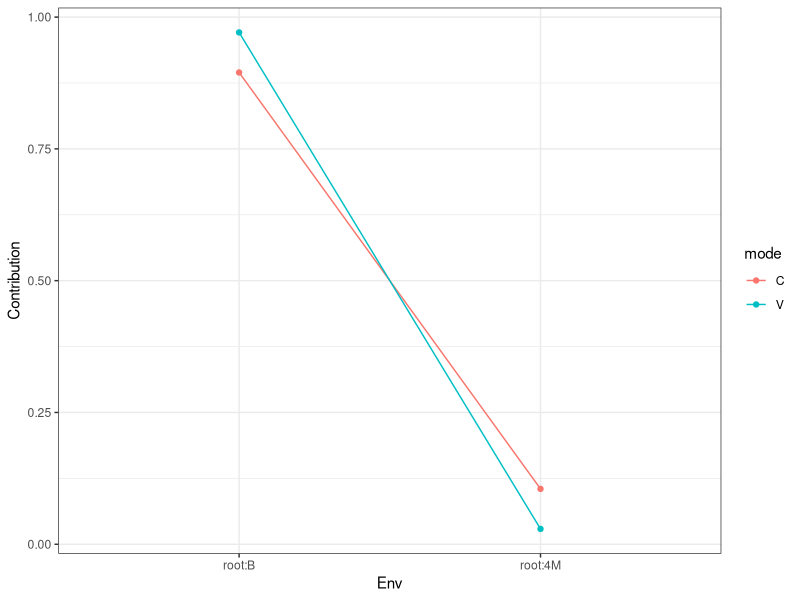
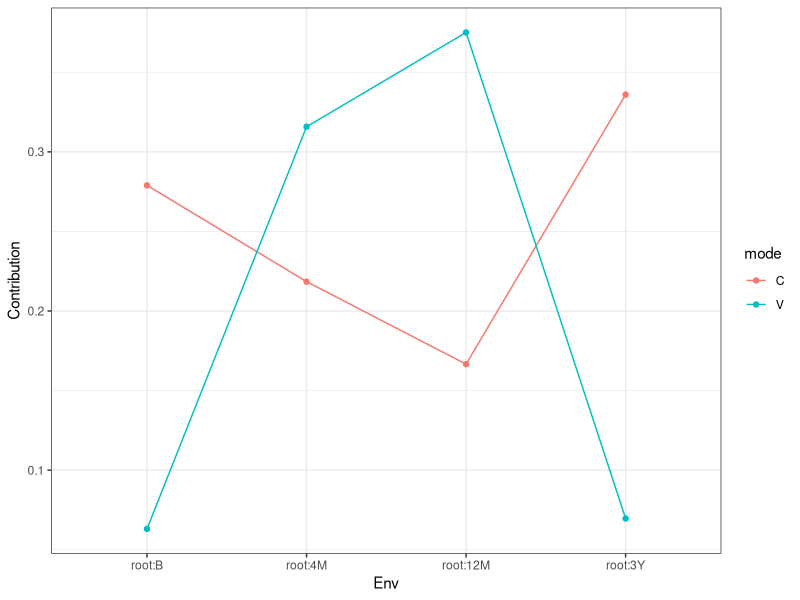
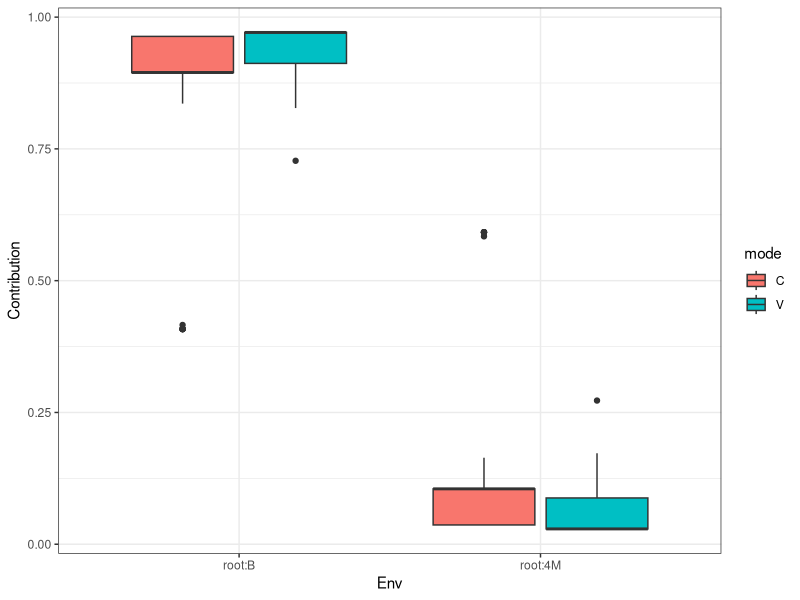
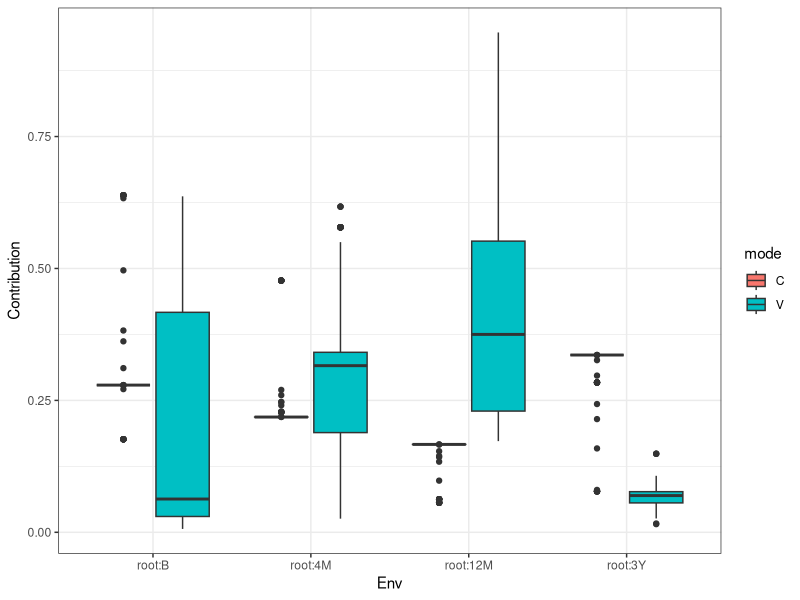
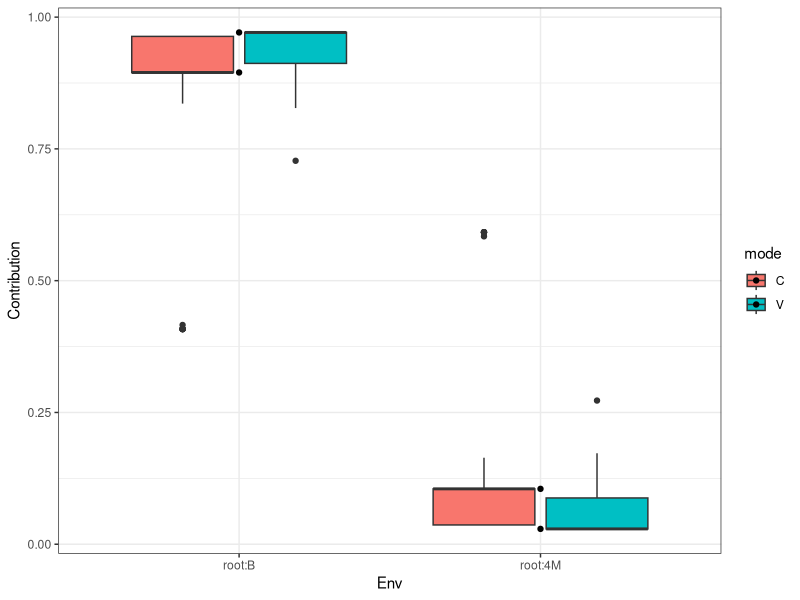
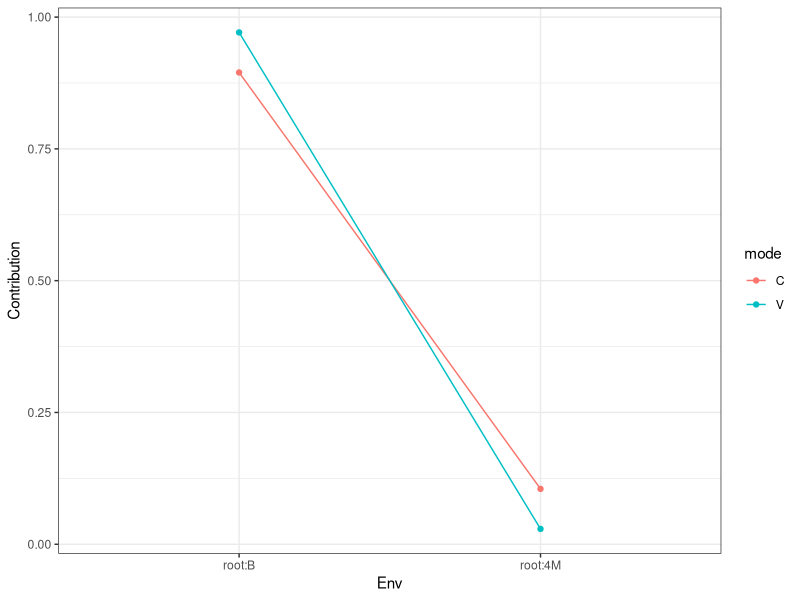
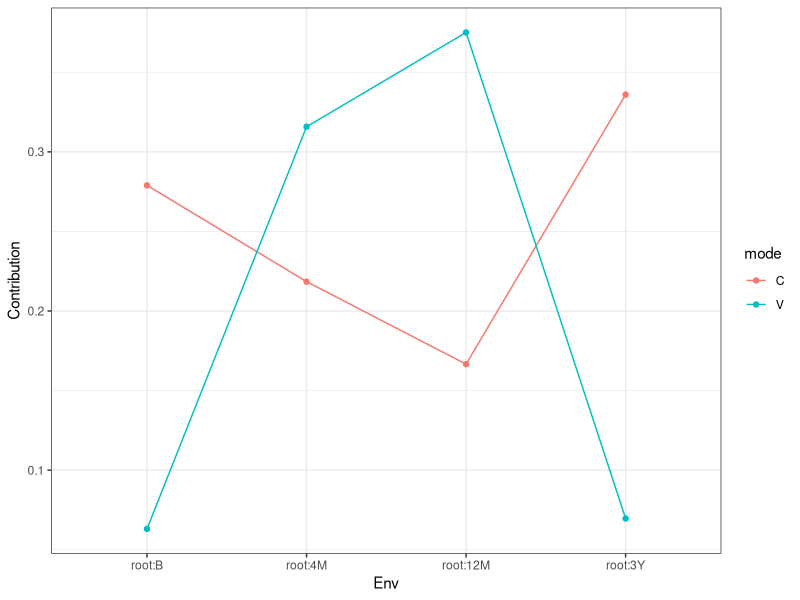
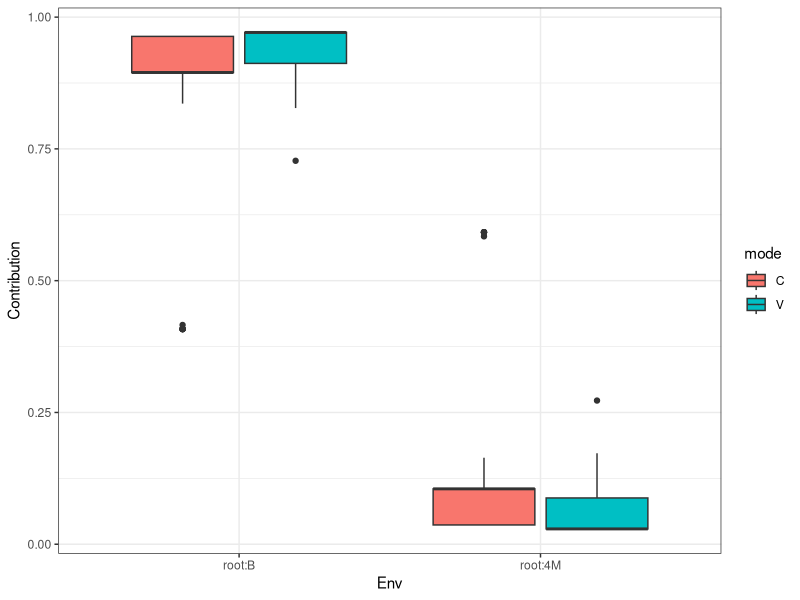

These charts were generated, in order, by the following R code: (Note: this script raises an error after producing the figures.)
library(ggplot2)

df.12M.median = read.csv(file = '12M_median.csv')
p.12M.line = ggplot(data = df.12M.median, mapping = aes(x = Env, 
                                             y = Contribution, 
                                             group = mode,
                                             color = mode))+
  geom_line()+
  geom_point()+
  theme_bw()+
  xlim(c('root:B', 'root:4M'))
p.12M.line
ggsave('plot/12M_line.png')

df.5Y.median = read.csv(file = '5Y_median.csv')
p.5Y.line = ggplot(data = df.5Y.median, mapping = aes(x = Env, 
                                                        y = Contribution, 
                                                        group = mode,
                                                        color = mode))+
  geom_line()+
  geom_point()+
  theme_bw()+
  xlim(c('root:B', 'root:4M', 'root:12M', 'root:3Y'))
p.5Y.line
ggsave('plot/5Y_line.png')

df.12M.box = read.csv('12M_box.csv')
p.12M.box = ggplot(df.12M.box, aes(x = Env, 
                                   y = Contribution,
                                   fill = mode))+
  geom_boxplot()+
  theme_bw()+
  xlim(c('root:B', 'root:4M'))
p.12M.box
ggsave('plot/12M_box.png')

df.5Y.box = read.csv('5Y_box.csv')
p.5Y.box = ggplot(df.5Y.box, aes(x = Env, 
                                   y = Contribution,
                                   fill = mode))+
  geom_boxplot()+
  theme_bw()+
  xlim(c('root:B', 'root:4M', 'root:12M', 'root:3Y'))
p.5Y.box
ggsave('plot/5Y_box.png')

p.12M.combine = ggplot()+
  geom_boxplot(data = df.12M.box, mapping = aes(x = Env, 
                              y = Contribution,
                              fill = mode))+
  geom_line(data = df.12M.median, mapping = aes(x = Env, 
                                                y = Contribution,
                                                fill = mode))+
  geom_point(data = df.12M.median, mapping = aes(x = Env, 
                                                 y = Contribution,
                                                 fill = mode))+
  theme_bw()+
  xlim(c('root:B', 'root:4M'))
p.12M.combine
ggsave('plot/12M_combine.png')

p.5Y.combine = ggplot()+
  geom_boxplot(df.5Y.box, aes(x = Env, 
                               y = Contribution,
                               fill = mode))+
  geom_line()+
  geom_point()+
  theme_bw()+
  xlim(c('root:B', 'root:4M', 'root:12M', 'root:3Y'))
p.5Y.combine
ggsave('plot/5Y_combine.png')
  
